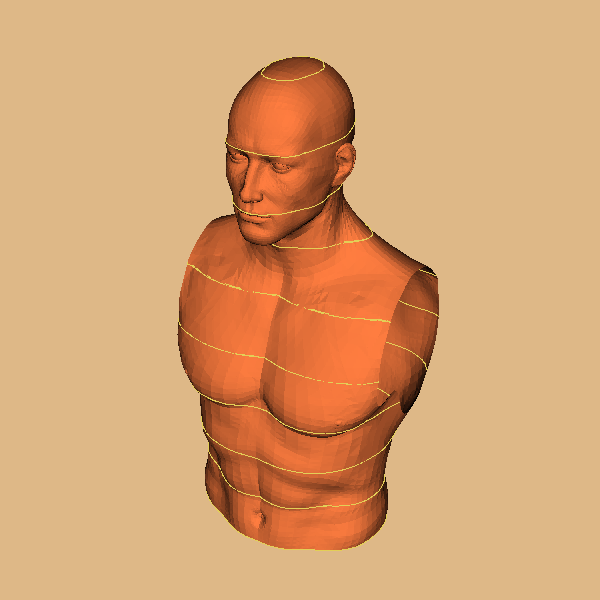

Write Python code to recreate this figure.
#!/usr/bin/env python

# Cut a surface model with a series of planes using vtkCutter.

import os
from pathlib import Path

# Factory overrides: importing these modules registers the OpenGL rendering
# and interaction style implementations for vtkRenderingCore factory classes.
import vtkmodules.vtkInteractionStyle  # noqa: F401
import vtkmodules.vtkRenderingOpenGL2  # noqa: F401

# VTK pipeline classes used in this example
from vtkmodules.vtkCommonDataModel import vtkPlane
from vtkmodules.vtkFiltersCore import vtkCutter
from vtkmodules.vtkIOXML import vtkXMLPolyDataReader
from vtkmodules.vtkRenderingCore import (
    vtkActor,
    vtkPolyDataMapper,
    vtkRenderWindow,
    vtkRenderWindowInteractor,
    vtkRenderer,
)

# Colors (normalized RGB)
banana = (0.890, 0.812, 0.341)
flesh = (1.000, 0.490, 0.251)
burlywood = (0.871, 0.722, 0.529)

# Data file
data_dir = Path(os.environ.get("VPE_DATA_DIR", Path(__file__).parent))
file_name = str(data_dir / "Torso.vtp")
number_of_cuts = 10

# Reader: load the polygonal surface model
reader = vtkXMLPolyDataReader()
reader.SetFileName(file_name)
reader.Update()

bounds = reader.GetOutput().GetBounds()

# Implicit function: cutting plane oriented along the z-axis
plane = vtkPlane()
plane.SetOrigin(
    (bounds[1] + bounds[0]) / 2.0,
    (bounds[3] + bounds[2]) / 2.0,
    bounds[4],
)
plane.SetNormal(0, 0, 1)

high = plane.EvaluateFunction(
    (bounds[1] + bounds[0]) / 2.0,
    (bounds[3] + bounds[2]) / 2.0,
    bounds[5],
)

# Filter: cut the model with evenly spaced planes
cutter = vtkCutter()
cutter.SetInputConnection(reader.GetOutputPort())
cutter.SetCutFunction(plane)
cutter.GenerateValues(number_of_cuts, 0.99, 0.99 * high)

# Mapper: map the cut lines to graphics primitives
cutter_mapper = vtkPolyDataMapper()
cutter_mapper.SetInputConnection(cutter.GetOutputPort())
cutter_mapper.ScalarVisibilityOff()

# Actor: display the cut lines
cutter_actor = vtkActor()
cutter_actor.SetMapper(cutter_mapper)
cutter_actor.GetProperty().SetColor(banana)
cutter_actor.GetProperty().SetLineWidth(2)

# Mapper: map the original model surface
model_mapper = vtkPolyDataMapper()
model_mapper.SetInputConnection(reader.GetOutputPort())
model_mapper.ScalarVisibilityOff()

# Actor: display the model surface
model_actor = vtkActor()
model_actor.SetMapper(model_mapper)
model_actor.GetProperty().SetColor(flesh)

# Renderer: assemble the scene and configure the camera
renderer = vtkRenderer()
renderer.AddActor(cutter_actor)
renderer.AddActor(model_actor)
renderer.SetBackground(burlywood)

# Window: display the rendered scene
render_window = vtkRenderWindow()
render_window.AddRenderer(renderer)
render_window.SetWindowName("cut with cut function")
render_window.SetMultiSamples(0)
render_window.SetSize(600, 600)

# Scene: configure the camera
renderer.GetActiveCamera().SetPosition(0, -1, 0)
renderer.GetActiveCamera().SetFocalPoint(0, 0, 0)
renderer.GetActiveCamera().SetViewUp(0, 0, 1)
renderer.GetActiveCamera().Azimuth(30)
renderer.GetActiveCamera().Elevation(30)
renderer.ResetCamera()

# Interactor: handle mouse and keyboard events
render_window_interactor = vtkRenderWindowInteractor()
render_window_interactor.SetRenderWindow(render_window)

# Launch the interactive visualization
render_window_interactor.Initialize()
render_window_interactor.Start()
